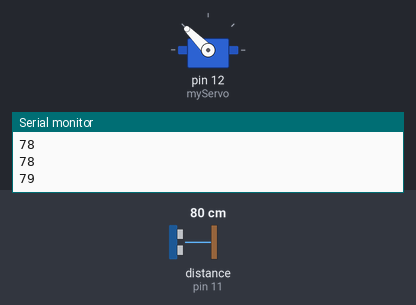
A sketch run on a simulated Arduino Uno, built with avr-gcc and run on an emulated ATmega328P. Shown: servo, the last lines printed to the serial monitor. Wiring (inferred from the names in the program): ultrasonic range finder: trigger pin 10; echo pin 11. The test bench sets the inputs (shaded band); at power-on: distance to the obstacle (sensor on pin 11) 80 cm. The echo pulse lasts 58.3 µs per cm.

Above: at 1.3 s.
1.4 s: distance to the obstacle (sensor on pin 11) set to 18 cm
2.9 s: distance to the obstacle (sensor on pin 11) set to 13 cm
At 3.7 s:
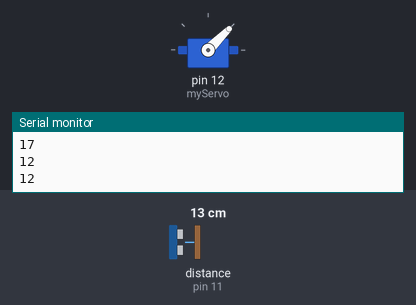
4.5 s: distance to the obstacle (sensor on pin 11) set to 35 cm
At 5.1 s:
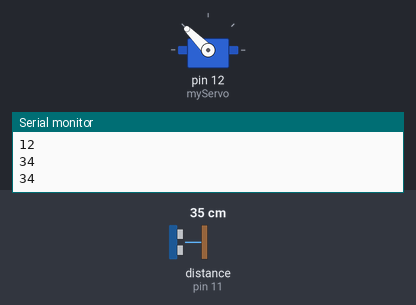
6.0 s: distance to the obstacle (sensor on pin 11) set to 2 cm
At 6.4 s:
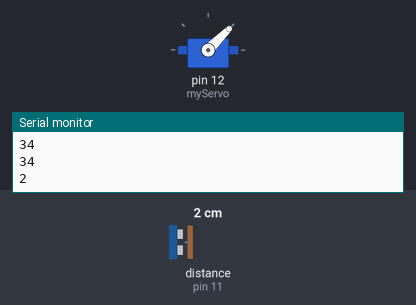
Timing chart, 0 to 8.5 s (numbered marks = the images above; inputs shaded):
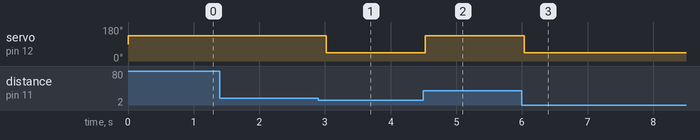

The sketch:

prueba_con_servo_distancia.ino.ino
```cpp
#include <Servo.h>

Servo myServo; // Crear un objeto servo

const int trigPin = 10;  // Pin de Trigger del sensor
const int echoPin = 11;  // Pin de Echo del sensor

void setup() {
  myServo.attach(12);  // Conectar el servomotor al pin 11
  pinMode(trigPin, OUTPUT); // Configurar el pin de Trigger como salida
  pinMode(echoPin, INPUT);  // Configurar el pin de Echo como entrada
  myServo.write(90); // Posición inicial del servo (90 grados)
  Serial.begin(9600); // Inicializar la comunicación serial
}

void loop() {
  long duration, distance;

  // Enviar un pulso al sensor de ultrasonido
  digitalWrite(trigPin, LOW);
  delayMicroseconds(2);
  digitalWrite(trigPin, HIGH);
  delayMicroseconds(10);
  digitalWrite(trigPin, LOW);

  // Leer el tiempo del pulso de eco
  duration = pulseIn(echoPin, HIGH);

  // Calcular la distancia en cm
  distance = duration * 0.034 / 2;

  // Enviar la distancia al puerto serial
  Serial.println(distance);

  // Controlar el servomotor según la distancia
  if (distance >= 15) {
    myServo.write(135); // Mover 45 grados a la derecha
  } else {
    myServo.write(45); // Mover 45 grados a la izquierda
  }

  delay(500); // Esperar medio segundo antes de la siguiente lectura
}
```

Measured:
- the behaviour switches between 16 and 15 cm on distance to the obstacle (sensor on pin 11) (found by bisection; images 0 and 1)
- after the input at 2.9 s, servo on pin 12 (myServo): 135° → 45° after 0.12 s
- after the input at 4.5 s, servo on pin 12 (myServo): 45° → 135° at once
- after the input at 6.0 s, servo on pin 12 (myServo): 135° → 45° at once
